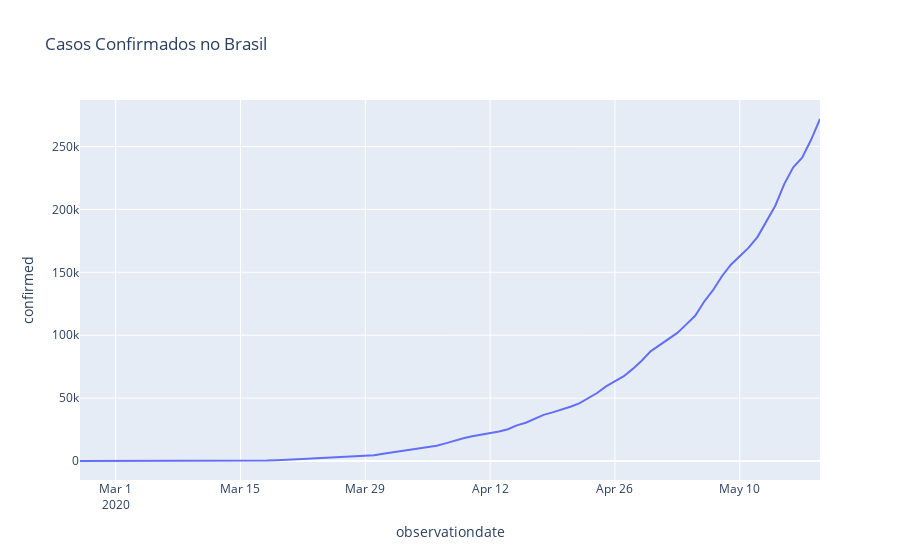

The cell this chart's notebook holds for it:
### Markdown cell above
# Casos Confirmados

### Code cell
# Gráfico da evolução de casos confirmados
px.line(brasil, "observationdate", "confirmed", title="Casos Confirmados no Brasil")
